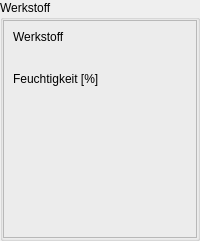
           <widget class="QGroupBox" name="groupBox_18">
            <property name="styleSheet">
             <string notr="true"/>
            </property>
            <property name="title">
             <string>Werkstoff</string>
            </property>
            <layout class="QVBoxLayout" name="verticalLayout_18">
             <property name="spacing">
              <number>0</number>
             </property>
             <property name="leftMargin">
              <number>0</number>
             </property>
             <property name="topMargin">
              <number>0</number>
             </property>
             <property name="rightMargin">
              <number>0</number>
             </property>
             <property name="bottomMargin">
              <number>0</number>
             </property>
             <item>
              <widget class="QFrame" name="frame_21">
               <property name="frameShape">
                <enum>QFrame::StyledPanel</enum>
               </property>
               <property name="frameShadow">
                <enum>QFrame::Raised</enum>
               </property>
               <layout class="QVBoxLayout" name="verticalLayout_22">
                <item>
                 <widget class="QLabel" name="label_18">
                  <property name="text">
                   <string>Werkstoff</string>
                  </property>
                  <property name="alignment">
                   <set>Qt::AlignLeading|Qt::AlignLeft|Qt::AlignVCenter</set>
                  </property>
                  <property name="wordWrap">
                   <bool>true</bool>
                  </property>
                 </widget>
                </item>
                <item>
                 <widget class="QLabel" name="material_l">
                  <property name="font">
                   <font>
                    <family>Segoe UI Light</family>
                    <pointsize>9</pointsize>
                    <weight>75</weight>
                    <bold>true</bold>
                   </font>
                  </property>
                  <property name="text">
                   <string/>
                  </property>
                  <property name="alignment">
                   <set>Qt::AlignCenter</set>
                  </property>
                  <property name="wordWrap">
                   <bool>true</bool>
                  </property>
                 </widget>
                </item>
                <item>
                 <widget class="QLabel" name="label_20">
                  <property name="text">
                   <string>Feuchtigkeit [%]</string>
                  </property>
                  <property name="alignment">
                   <set>Qt::AlignLeading|Qt::AlignLeft|Qt::AlignVCenter</set>
                  </property>
                  <property name="wordWrap">
                   <bool>true</bool>
                  </property>
                 </widget>
                </item>
                <item>
                 <widget class="QLabel" name="moisture_content_l">
                  <property name="font">
                   <font>
                    <family>Segoe UI Light</family>
                    <pointsize>9</pointsize>
                    <weight>75</weight>
                    <bold>true</bold>
                   </font>
                  </property>
                  <property name="text">
                   <string/>
                  </property>
                  <property name="alignment">
                   <set>Qt::AlignCenter</set>
                  </property>
                  <property name="wordWrap">
                   <bool>true</bool>
                  </property>
                 </widget>
                </item>
                <item>
                 <widget class="QLabel" name="label_19">
                  <property name="text">
                   <string/>
                  </property>
                 </widget>
                </item>
                <item>
                 <widget class="QLabel" name="label_21">
                  <property name="text">
                   <string/>
                  </property>
                 </widget>
                </item>
                <item>
                 <widget class="QLabel" name="label_27">
                  <property name="text">
                   <string/>
                  </property>
                 </widget>
                </item>
                <item>
                 <widget class="QLabel" name="label_23">
                  <property name="text">
                   <string/>
                  </property>
                 </widget>
                </item>
                <item>
                 <widget class="QLabel" name="label_25">
                  <property name="text">
                   <string/>
                  </property>
                 </widget>
                </item>
                <item>
                 <widget class="QLabel" name="label_29">
                  <property name="text">
                   <string/>
                  </property>
                 </widget>
                </item>
               </layout>
              </widget>
             </item>
            </layout>
           </widget>
